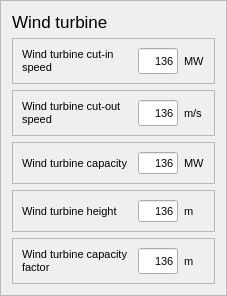
           <widget class="QFrame" name="frame_6">
            <property name="minimumSize">
             <size>
              <width>203</width>
              <height>0</height>
             </size>
            </property>
            <property name="font">
             <font>
              <pointsize>8</pointsize>
             </font>
            </property>
            <property name="frameShape">
             <enum>QFrame::StyledPanel</enum>
            </property>
            <property name="frameShadow">
             <enum>QFrame::Raised</enum>
            </property>
            <layout class="QVBoxLayout" name="verticalLayout">
             <item>
              <widget class="QLabel" name="label_13">
               <property name="font">
                <font>
                 <pointsize>13</pointsize>
                </font>
               </property>
               <property name="text">
                <string>Wind turbine</string>
               </property>
               <property name="textFormat">
                <enum>Qt::AutoText</enum>
               </property>
              </widget>
             </item>
             <item>
              <widget class="QFrame" name="frame_3">
               <property name="minimumSize">
                <size>
                 <width>0</width>
                 <height>20</height>
                </size>
               </property>
               <property name="frameShape">
                <enum>QFrame::StyledPanel</enum>
               </property>
               <property name="frameShadow">
                <enum>QFrame::Raised</enum>
               </property>
               <layout class="QHBoxLayout" name="horizontalLayout_5">
                <item>
                 <widget class="QLabel" name="label_3">
                  <property name="minimumSize">
                   <size>
                    <width>110</width>
                    <height>0</height>
                   </size>
                  </property>
                  <property name="font">
                   <font>
                    <pointsize>8</pointsize>
                   </font>
                  </property>
                  <property name="text">
                   <string>Wind turbine cut-in speed</string>
                  </property>
                  <property name="wordWrap">
                   <bool>true</bool>
                  </property>
                 </widget>
                </item>
                <item>
                 <widget class="QLineEdit" name="lineEdit_2">
                  <property name="minimumSize">
                   <size>
                    <width>40</width>
                    <height>0</height>
                   </size>
                  </property>
                  <property name="maximumSize">
                   <size>
                    <width>40</width>
                    <height>10000</height>
                   </size>
                  </property>
                  <property name="font">
                   <font>
                    <pointsize>8</pointsize>
                    <italic>false</italic>
                   </font>
                  </property>
                  <property name="text">
                   <string>136</string>
                  </property>
                  <property name="alignment">
                   <set>Qt::AlignRight|Qt::AlignTrailing|Qt::AlignVCenter</set>
                  </property>
                 </widget>
                </item>
                <item>
                 <widget class="QLabel" name="label_4">
                  <property name="font">
                   <font>
                    <pointsize>8</pointsize>
                   </font>
                  </property>
                  <property name="text">
                   <string>MW</string>
                  </property>
                 </widget>
                </item>
               </layout>
              </widget>
             </item>
             <item>
              <widget class="QFrame" name="frame_4">
               <property name="frameShape">
                <enum>QFrame::StyledPanel</enum>
               </property>
               <property name="frameShadow">
                <enum>QFrame::Raised</enum>
               </property>
               <layout class="QHBoxLayout" name="horizontalLayout_4">
                <item>
                 <widget class="QLabel" name="label_5">
                  <property name="minimumSize">
                   <size>
                    <width>110</width>
                    <height>0</height>
                   </size>
                  </property>
                  <property name="font">
                   <font>
                    <pointsize>8</pointsize>
                   </font>
                  </property>
                  <property name="text">
                   <string>Wind turbine cut-out speed</string>
                  </property>
                  <property name="wordWrap">
                   <bool>true</bool>
                  </property>
                 </widget>
                </item>
                <item>
                 <widget class="QLineEdit" name="lineEdit_3">
                  <property name="minimumSize">
                   <size>
                    <width>40</width>
                    <height>0</height>
                   </size>
                  </property>
                  <property name="maximumSize">
                   <size>
                    <width>40</width>
                    <height>10000</height>
                   </size>
                  </property>
                  <property name="font">
                   <font>
                    <pointsize>8</pointsize>
                    <italic>false</italic>
                   </font>
                  </property>
                  <property name="text">
                   <string>136</string>
                  </property>
                  <property name="alignment">
                   <set>Qt::AlignRight|Qt::AlignTrailing|Qt::AlignVCenter</set>
                  </property>
                 </widget>
                </item>
                <item>
                 <widget class="QLabel" name="label_6">
                  <property name="font">
                   <font>
                    <pointsize>8</pointsize>
                   </font>
                  </property>
                  <property name="text">
                   <string>m/s</string>
                  </property>
                 </widget>
                </item>
               </layout>
              </widget>
             </item>
             <item>
              <widget class="QFrame" name="frame_2">
               <property name="frameShape">
                <enum>QFrame::StyledPanel</enum>
               </property>
               <property name="frameShadow">
                <enum>QFrame::Raised</enum>
               </property>
               <layout class="QHBoxLayout" name="horizontalLayout_3">
                <item>
                 <widget class="QLabel" name="label">
                  <property name="minimumSize">
                   <size>
                    <width>110</width>
                    <height>0</height>
                   </size>
                  </property>
                  <property name="maximumSize">
                   <size>
                    <width>105</width>
                    <height>16777215</height>
                   </size>
                  </property>
                  <property name="font">
                   <font>
                    <pointsize>8</pointsize>
                   </font>
                  </property>
                  <property name="text">
                   <string>Wind turbine capacity</string>
                  </property>
                 </widget>
                </item>
                <item>
                 <widget class="QLineEdit" name="lineEdit">
                  <property name="minimumSize">
                   <size>
                    <width>40</width>
                    <height>0</height>
                   </size>
                  </property>
                  <property name="maximumSize">
                   <size>
                    <width>40</width>
                    <height>10000</height>
                   </size>
                  </property>
                  <property name="font">
                   <font>
                    <pointsize>8</pointsize>
                    <italic>false</italic>
                   </font>
                  </property>
                  <property name="text">
                   <string>136</string>
                  </property>
                  <property name="alignment">
                   <set>Qt::AlignRight|Qt::AlignTrailing|Qt::AlignVCenter</set>
                  </property>
                 </widget>
                </item>
                <item>
                 <widget class="QLabel" name="label_2">
                  <property name="font">
                   <font>
                    <pointsize>8</pointsize>
                   </font>
                  </property>
                  <property name="text">
                   <string>MW</string>
                  </property>
                 </widget>
                </item>
               </layout>
              </widget>
             </item>
             <item>
              <widget class="QFrame" name="frame_5">
               <property name="frameShape">
                <enum>QFrame::StyledPanel</enum>
               </property>
               <property name="frameShadow">
                <enum>QFrame::Raised</enum>
               </property>
               <layout class="QHBoxLayout" name="horizontalLayout_2">
                <item>
                 <widget class="QLabel" name="label_9">
                  <property name="minimumSize">
                   <size>
                    <width>110</width>
                    <height>0</height>
                   </size>
                  </property>
                  <property name="font">
                   <font>
                    <pointsize>8</pointsize>
                   </font>
                  </property>
                  <property name="text">
                   <string>Wind turbine height</string>
                  </property>
                  <property name="wordWrap">
                   <bool>true</bool>
                  </property>
                 </widget>
                </item>
                <item>
                 <widget class="QLineEdit" name="lineEdit_5">
                  <property name="minimumSize">
                   <size>
                    <width>40</width>
                    <height>0</height>
                   </size>
                  </property>
                  <property name="maximumSize">
                   <size>
                    <width>40</width>
                    <height>10000</height>
                   </size>
                  </property>
                  <property name="font">
                   <font>
                    <pointsize>8</pointsize>
                    <italic>false</italic>
                   </font>
                  </property>
                  <property name="text">
                   <string>136</string>
                  </property>
                  <property name="alignment">
                   <set>Qt::AlignRight|Qt::AlignTrailing|Qt::AlignVCenter</set>
                  </property>
                 </widget>
                </item>
                <item>
                 <widget class="QLabel" name="label_10">
                  <property name="font">
                   <font>
                    <pointsize>8</pointsize>
                   </font>
                  </property>
                  <property name="text">
                   <string>m</string>
                  </property>
                 </widget>
                </item>
               </layout>
              </widget>
             </item>
             <item>
              <widget class="QFrame" name="frame_7">
               <property name="frameShape">
                <enum>QFrame::StyledPanel</enum>
               </property>
               <property name="frameShadow">
                <enum>QFrame::Raised</enum>
               </property>
               <layout class="QHBoxLayout" name="horizontalLayout">
                <item>
                 <widget class="QLabel" name="label_11">
                  <property name="minimumSize">
                   <size>
                    <width>110</width>
                    <height>0</height>
                   </size>
                  </property>
                  <property name="font">
                   <font>
                    <pointsize>8</pointsize>
                   </font>
                  </property>
                  <property name="text">
                   <string>Wind turbine capacity factor</string>
                  </property>
                  <property name="wordWrap">
                   <bool>true</bool>
                  </property>
                 </widget>
                </item>
                <item>
                 <widget class="QLineEdit" name="lineEdit_6">
                  <property name="minimumSize">
                   <size>
                    <width>40</width>
                    <height>0</height>
                   </size>
                  </property>
                  <property name="maximumSize">
                   <size>
                    <width>40</width>
                    <height>10000</height>
                   </size>
                  </property>
                  <property name="font">
                   <font>
                    <pointsize>8</pointsize>
                    <italic>false</italic>
                   </font>
                  </property>
                  <property name="text">
                   <string>136</string>
                  </property>
                  <property name="alignment">
                   <set>Qt::AlignRight|Qt::AlignTrailing|Qt::AlignVCenter</set>
                  </property>
                 </widget>
                </item>
                <item>
                 <widget class="QLabel" name="label_12">
                  <property name="font">
                   <font>
                    <pointsize>8</pointsize>
                   </font>
                  </property>
                  <property name="text">
                   <string>m</string>
                  </property>
                 </widget>
                </item>
               </layout>
              </widget>
             </item>
            </layout>
           </widget>
